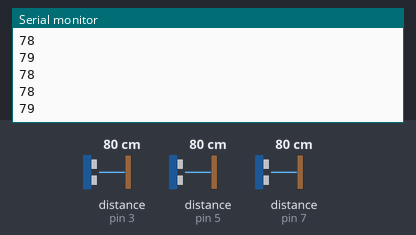
Bench run of a sketch on a simulated Arduino Uno, built with avr-gcc and run on an emulated ATmega328P. Shown: the last lines printed to the serial monitor. Wiring (inferred from the names in the program): 3 × ultrasonic range finder: trigger pin 2, echo pin 3 / trigger pin 4, echo pin 5 / trigger pin 6, echo pin 7. The inputs (shaded band) are chosen by the test bench; at power-on: distance to the obstacle (sensors on pin 3, pin 5, pin 7) 80 cm. The echo pulse lasts 58.3 µs per cm.

Above: at 1.8 s.
1.9 s: distance to the obstacle (sensor on pin 3) set to 2 cm
At 2.8 s:
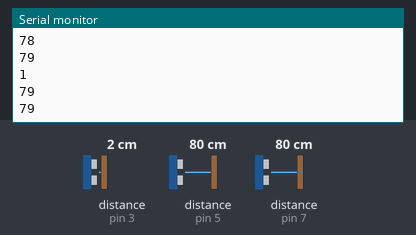
3.4 s: distance to the obstacle (sensor on pin 5) set to 2 cm
At 4.5 s:
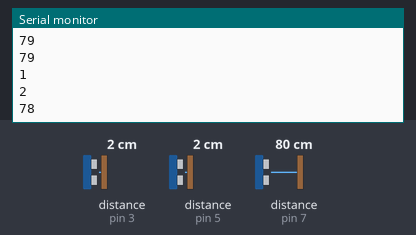
4.9 s: distance to the obstacle (sensor on pin 7) set to 4 cm
At 5.8 s:
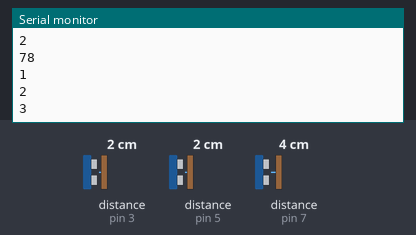
6.4 s: distance to the obstacle (sensor on pin 3) set to 9 cm
At 7.7 s:
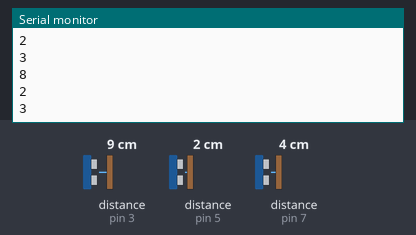
7.9 s: distance to the obstacle (sensor on pin 5) set to 18 cm
At 8.7 s:
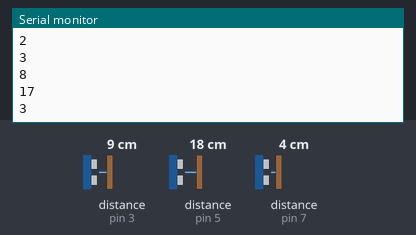
9.4 s: distance to the obstacle (sensor on pin 7) set to 35 cm
At 10.8 s:
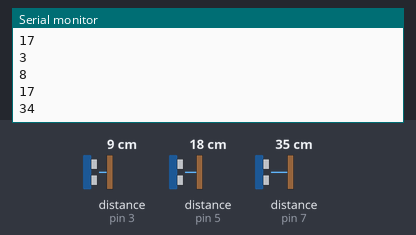
Timing chart, 0 to 11.9 s (numbered marks = the images above; inputs shaded):
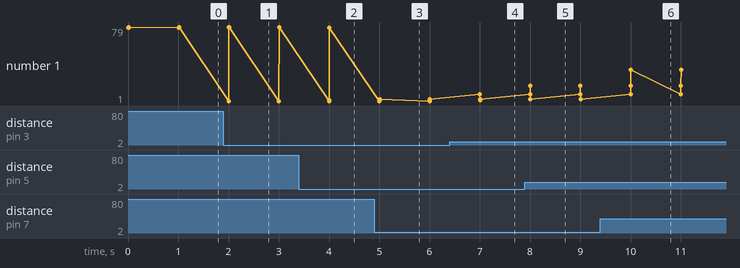

The sketch:

main.ino
```cpp
#include "uasc.h"
#include "error_code.h"

volatile unsigned int counter = 0;
unsigned long time_in  = 0;
unsigned long time_off = 0;
inline void real_delay();

unsigned int delay_time = 1000;

void setup(){
  pinMode(trig_left, OUTPUT);
  pinMode(echo_left, INPUT);
  pinMode(trig_middle, OUTPUT);
  pinMode(echo_middle, INPUT);
  pinMode(trig_right, OUTPUT);
  pinMode(echo_right, INPUT);
  Serial.begin(9600);
}


void loop (){
    time_in = millis();
    counter++;
    if(uasc_left_enabled){
      uasc_measure_left();
    }
    if(uasc_middle_enabled){
      uasc_measure_middle();
    }
    if(uasc_right_enabled){
      uasc_measure_right();
    }


    time_off = millis();
    real_delay();
}

void real_delay(){
  if( (time_off-time_in) < delay_time)
    delay(delay_time - (time_off-time_in));
  else
    error_code(1);
}
```

error_code.h
```cpp
const int priority_array[4] = {1,2,3,4}; //1 -> HIGH Priority, 4 -> LOW priority
int priority = 0;

int error_code (int code){
  switch(code){
    case 1:
      priority =  priority_array[1]; // lvl 2 priority
    break;
    default:
    break;

  }
  return priority;
}
```

uasc.h
```cpp
#define trig_left 2
#define echo_left 3
#define trig_middle 4
#define echo_middle 5
#define trig_right 6
#define echo_right 7

volatile long duration;
volatile int distance;
bool uasc_left_enabled = true;
bool uasc_middle_enabled = true;
bool uasc_right_enabled = true;

inline void uasc_measure_left(){
    digitalWrite(trig_left, LOW);
    delayMicroseconds(2);
    digitalWrite(trig_left, HIGH);
    delayMicroseconds(10);
    digitalWrite(trig_left, LOW);
    duration = pulseIn(echo_left, HIGH);
    distance = duration * 0.017;
    Serial.println(distance);

}
inline void uasc_measure_middle(){
    digitalWrite(trig_middle, LOW);
    delayMicroseconds(2);
    digitalWrite(trig_middle, HIGH);
    delayMicroseconds(10);
    digitalWrite(trig_middle, LOW);
    duration = pulseIn(echo_middle, HIGH);
    distance= duration * 0.017;
    Serial.println(distance);
}
inline void uasc_measure_right(){
    digitalWrite(trig_right, LOW);
    delayMicroseconds(2);
    digitalWrite(trig_right, HIGH);
    delayMicroseconds(10);
    digitalWrite(trig_right, LOW);
    duration = pulseIn(echo_right, HIGH);
    distance = duration * 0.017;
    Serial.println(distance);
}
```

Measured:
- after the input at 1.9 s, the serial monitor: prints a new line after 0.10 s (image 1)
- after the input at 3.4 s, the serial monitor: prints a new line after 0.61 s (image 2)
- after the input at 4.9 s, the serial monitor: prints a new line after 0.11 s (image 3)
- after the input at 6.4 s, the serial monitor: prints a new line after 0.60 s (image 4)
- after the input at 7.9 s, the serial monitor: prints a new line after 0.10 s (image 5)
- after the input at 9.4 s, the serial monitor: prints a new line after 0.61 s (image 6)
- plotted number 1: 78 → 3 after the input at 4.9 s, 3 → 34 after the input at 9.4 s
